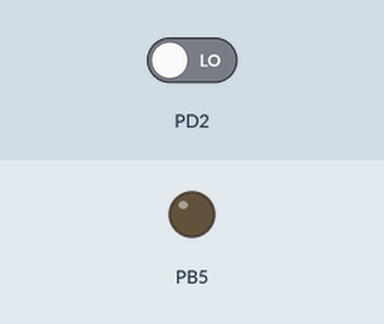
A program run on a simulated ATmega328P, built with avr-gcc and emulated at 16 MHz. Shown: output pins drawn as LEDs (lit = HIGH). The test bench sets the inputs (shaded band); at power-on: PD2 LOW.

Above: at 1.2 s.
1.3 s: PD2 driven HIGH
At 1.8 s:
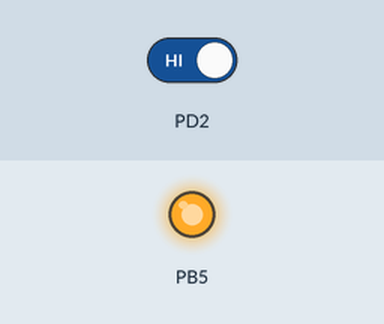
Timing chart, 0 to 4.3 s (numbered marks = the images above; inputs shaded):
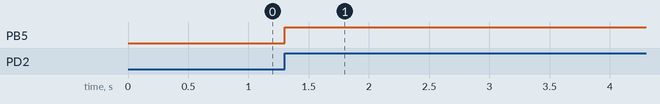

The program:

main.c
```c
/*
 * 14_external_nterrupt_modular.c
 *
 * Created: 04-11-2026 21:16:46
 * Author : bibin
 */
#define F_CPU 16000000UL
#include <avr/io.h>
#include <avr/interrupt.h> //used when using interrupts

#include "external_interrupt.h"
#include "gpio.h"


int main(void)
{
    gpio_init();
	external_interrupt_INT0_init();
    while (1)
    {
    }
}
```

external-interrupt.c
```c
/*
 * external_interrupt.c
 *
 * Created: 04-11-2026 21:19:16
 *  Author: bibin
 */
#include "external_interrupt.h"
#include <avr/interrupt.h>

ISR(INT0_vect)
{
	//toggle led connected to port b5
	PORTB ^= (1<<PORTB5);
}

void external_interrupt_INT0_init()
{
	//step 1: configuring / enabling INT0 as interrupt
	EIMSK |= (1<<INT0);
	//step 2: configuring pd2 as input for external interrupt
	DDRD &= ~(1<<DDD2);
	//step 3: configuring interrupt trigger : rising edge
	EICRA |= ((1<<ISC01) | (1<<ISC00));

	//step 4: enable global interrupt
	sei();
}
```

external_interrupt.h
```c
/*
 * external_interrupt.h
 *
 * Created: 04-11-2026 21:17:45
 *  Author: bibin
 */


#ifndef EXTERNAL_INTERRUPT_H_
#define EXTERNAL_INTERRUPT_H_

#include <avr/io.h>

/* FUNCTION HEADERS */
void external_interrupt_INT0_init();


#endif /* EXTERNAL_INTERRUPT_H_ */
```

gpio.c
```c
/*
 * gpio.c
 *
 * Created: 04-11-2026 21:28:04
 *  Author: bibin
 */

#include "gpio.h"

void gpio_init()
{
	//configure pb5 as output
	DDRB |= (1<<DDB5);
	PORTB &= ~(PORTB5);
}
```

gpio.h
```c
/*
 * gpio.h
 *
 * Created: 04-11-2026 21:28:21
 *  Author: bibin
 */


#ifndef GPIO_H_
#define GPIO_H_

#include <avr/io.h>

/* FUNCTION HEADERS */
void gpio_init();


#endif /* GPIO_H_ */
```

Measured:
- after the input at 1.3 s, PB5: LOW → HIGH at once
